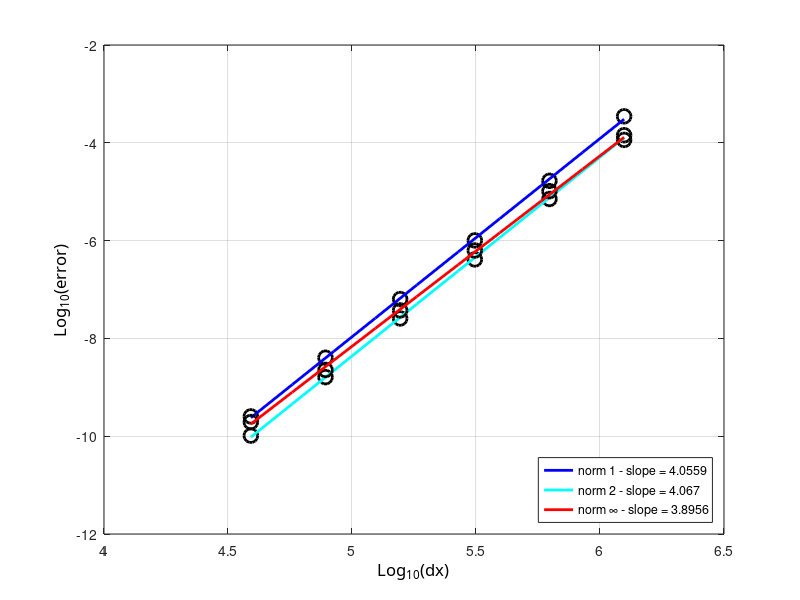

This chart was generated by the following MATLAB code:
clc; clear all; close all;

radius=6371220;
N=[8 16 32 64 128 256];
dx=2*pi*radius./(4*N);
% e1=[1.9936e-2 1.1325e-3 6.8262e-5 4.2292e-6 2.6413e-7 1.6559e-8];
% e2=[1.8717e-2 1.0216e-3 6.1471e-5 3.8166e-6 2.3881e-7 1.4975e-8];
% e3=[2.5623e-2 1.4497e-3 8.9084e-5 5.5817e-6 3.5265e-7 2.2194e-8];

% e1=[1.6305e-2 9.0026e-4 5.4527e-5 3.3854e-6 2.1153e-7 1.3242e-8];
% e2=[1.5494e-2 8.1833e-4 4.9215e-5 3.0551e-6 1.9108e-7 1.1976e-8];
% e3=[1.7473e-2 9.5002e-4 7.3232e-5 5.1367e-6 3.3731e-7 2.1624e-8];

e1=[3.4770e-4 1.6686e-5 1.0089e-6 6.3688e-8 4.0283e-9 2.5396e-10];
e2=[1.4286e-4 7.0948e-6 4.1258e-7 2.5581e-8 1.6143e-9 1.0283e-10];
e3=[1.1470e-4 1.0256e-5 6.2778e-7 3.7403e-8 2.2653e-9 1.9459e-10];


ldx=log10(dx);
le1=log10(e1);
le2=log10(e2);
le3=log10(e3);

%% plot 1
figure(11); 
%% curve 1
hl1=plot(ldx,le1,'ok');
set(hl1,'LineWidth',2.0);
set(hl1,'MarkerSize',10);
set(hl1,'MarkerEdgeColor','k');

hold on;
[a1,b1]=polyfit(ldx,le1,1);
tt=linspace(min(ldx),max(ldx),10);
lsq1=a1(2)+a1(1)*tt;
% %% courbes...
hlf1=plot(tt,lsq1,'-b');
set(hlf1,'LineWidth',2.0);


%% curve 2
hl1=plot(ldx,le2,'ok');
set(hl1,'LineWidth',2.0);
set(hl1,'MarkerSize',10);
set(hl1,'MarkerEdgeColor','k');

hold on;
[a2,b1]=polyfit(ldx,le2,1);
tt=linspace(min(ldx),max(ldx),10);
lsq1=a2(2)+a2(1)*tt;
% %% courbes...
hlf2=plot(tt,lsq1,'-c');
set(hlf2,'LineWidth',2.0);

%% curve 3
hl1=plot(ldx,le3,'ok');
set(hl1,'LineWidth',2.0);
set(hl1,'MarkerSize',10);
set(hl1,'MarkerEdgeColor','k');

hold on;
[a3,b1]=polyfit(ldx,le3,1);
tt=linspace(min(ldx),max(ldx),10);
lsq1=a3(2)+a3(1)*tt;
% %% courbes...
hlf3=plot(tt,lsq1,'-r');
set(hlf3,'LineWidth',2.0);

ha=gca;
xa=get(gca,'Xlabel');
set(ha,'Xgrid','on');
set(xa,'String','Log_{10}(dx)');
set (xa,'FontName','Calibri');
set(xa,'FontSize',12);

% ylabel
ha=gca;
ya=get(gca,'Ylabel');
set(ha,'Ygrid','on');
set(ya,'String','Log_{10}(error)');
set (ya,'FontName','Calibri');
set(ya,'FontSize',12);

%% legend
legend([hlf1,hlf2,hlf3],{['norm 1 - slope = ' num2str(a1(1))],['norm 2 - slope = ' num2str(a2(1))],['norm \infty - slope = ' num2str(a3(1))]},'Location','SouthEast')
